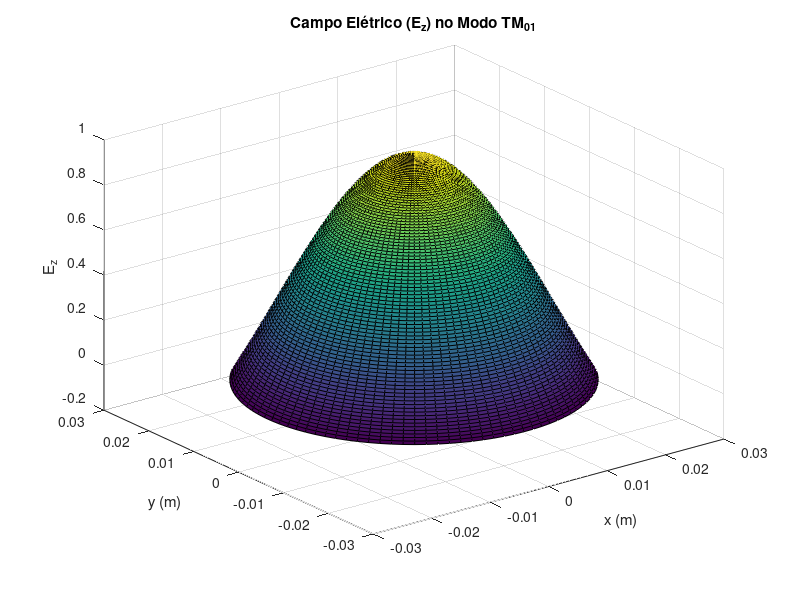

Source code (MATLAB):
% Parâmetros do guia de onda cilíndrico
a = 0.025; % Raio (m)
c = 3e8;    % Velocidade da luz (m/s)
f = 12e9;   

% Primeiro zero da função de Bessel J_0 
x_01 = 2.405; % Zero da função de Bessel para TM01

% Frequência de corte
fc = (x_01 * c) / (2 * pi * a);
fprintf('Frequência de corte (TM01): %.2f GHz\n', fc / 1e9);

% Verificar se o modo é propagante
if f > fc
    fprintf('O modo TM01 é propagante.\n');
else
    fprintf('O modo TM01 não é propagante.\n');
end
%%
% Geração de uma malha de pontos cilíndricos
r = linspace(0, a, 100);
phi = linspace(0, 2*pi, 100);
[R, Phi] = meshgrid(r, phi);

% Campo elétrico E_z no modo TM01
Ez = besselj(0, x_01 * R / a);

% Conversão para coordenadas cartesianas
X = R .* cos(Phi);
Y = R .* sin(Phi);

% Visualização do campo elétrico
figure;
surf(X, Y, Ez);
title('Campo Elétrico (E_z) no Modo TM_{01}');
xlabel('x (m)');
ylabel('y (m)');
zlabel('E_z');
